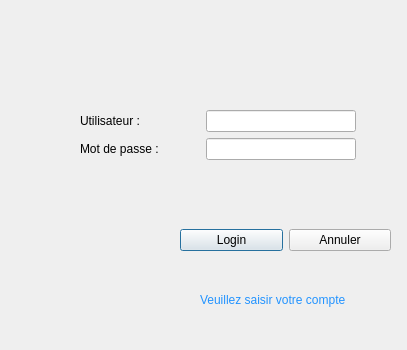
<?xml version="1.0" encoding="UTF-8"?>
<ui version="4.0">
 <class>Identification</class>
 <widget class="QDialog" name="Identification">
  <property name="geometry">
   <rect>
    <x>0</x>
    <y>0</y>
    <width>407</width>
    <height>350</height>
   </rect>
  </property>
  <property name="minimumSize">
   <size>
    <width>407</width>
    <height>350</height>
   </size>
  </property>
  <property name="maximumSize">
   <size>
    <width>407</width>
    <height>350</height>
   </size>
  </property>
  <property name="windowTitle">
   <string>Dialog</string>
  </property>
  <widget class="QWidget" name="formLayoutWidget">
   <property name="geometry">
    <rect>
     <x>80</x>
     <y>80</y>
     <width>321</width>
     <height>112</height>
    </rect>
   </property>
   <layout class="QFormLayout" name="formLayout">
    <property name="topMargin">
     <number>30</number>
    </property>
    <property name="bottomMargin">
     <number>30</number>
    </property>
    <item row="1" column="0">
     <widget class="QLabel" name="label_2">
      <property name="minimumSize">
       <size>
        <width>120</width>
        <height>0</height>
       </size>
      </property>
      <property name="text">
       <string>Mot de passe :</string>
      </property>
     </widget>
    </item>
    <item row="0" column="0">
     <widget class="QLabel" name="label">
      <property name="minimumSize">
       <size>
        <width>120</width>
        <height>0</height>
       </size>
      </property>
      <property name="text">
       <string>Utilisateur :</string>
      </property>
     </widget>
    </item>
    <item row="1" column="1">
     <widget class="QLineEdit" name="lineEdit_2">
      <property name="maximumSize">
       <size>
        <width>150</width>
        <height>161111</height>
       </size>
      </property>
     </widget>
    </item>
    <item row="0" column="1">
     <widget class="QLineEdit" name="lineEdit">
      <property name="maximumSize">
       <size>
        <width>150</width>
        <height>161111</height>
       </size>
      </property>
     </widget>
    </item>
   </layout>
  </widget>
  <widget class="QLabel" name="label_4">
   <property name="geometry">
    <rect>
     <x>200</x>
     <y>290</y>
     <width>191</width>
     <height>20</height>
    </rect>
   </property>
   <property name="text">
    <string>&lt;html&gt;&lt;head/&gt;&lt;body&gt;&lt;p&gt;&lt;span style=&quot; color:#2293ff;&quot;&gt;Veuillez saisir votre compte&lt;/span&gt;&lt;/p&gt;&lt;/body&gt;&lt;/html&gt;</string>
   </property>
  </widget>
  <widget class="QWidget" name="horizontalLayoutWidget">
   <property name="geometry">
    <rect>
     <x>180</x>
     <y>220</y>
     <width>211</width>
     <height>41</height>
    </rect>
   </property>
   <layout class="QHBoxLayout" name="horizontalLayout">
    <item>
     <widget class="QPushButton" name="pushButton">
      <property name="maximumSize">
       <size>
        <width>16777215</width>
        <height>16777215</height>
       </size>
      </property>
      <property name="text">
       <string>Login</string>
      </property>
     </widget>
    </item>
    <item>
     <widget class="QPushButton" name="pushButton_2">
      <property name="text">
       <string>Annuler</string>
      </property>
     </widget>
    </item>
   </layout>
  </widget>
  <widget class="QLabel" name="login_logo">
   <property name="geometry">
    <rect>
     <x>0</x>
     <y>10</y>
     <width>411</width>
     <height>51</height>
    </rect>
   </property>
   <property name="styleSheet">
    <string notr="true">image: url(:/login/image/login.png);</string>
   </property>
   <property name="text">
    <string/>
   </property>
  </widget>
 </widget>
 <resources/>
 <connections/>
</ui>
